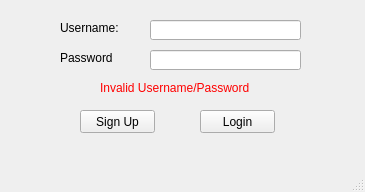
<?xml version="1.0" encoding="UTF-8"?>
<ui version="4.0">
 <class>LoginWindowClass</class>
 <widget class="QMainWindow" name="LoginWindowClass">
  <property name="geometry">
   <rect>
    <x>0</x>
    <y>0</y>
    <width>365</width>
    <height>192</height>
   </rect>
  </property>
  <property name="windowTitle">
   <string>Sc2Ai Manager Login</string>
  </property>
  <widget class="QWidget" name="centralwidget">
   <widget class="QLineEdit" name="UsernameEntry">
    <property name="geometry">
     <rect>
      <x>150</x>
      <y>20</y>
      <width>151</width>
      <height>20</height>
     </rect>
    </property>
   </widget>
   <widget class="QLabel" name="label">
    <property name="geometry">
     <rect>
      <x>60</x>
      <y>20</y>
      <width>71</width>
      <height>16</height>
     </rect>
    </property>
    <property name="text">
     <string>Username:</string>
    </property>
   </widget>
   <widget class="QLabel" name="label_2">
    <property name="geometry">
     <rect>
      <x>60</x>
      <y>50</y>
      <width>71</width>
      <height>16</height>
     </rect>
    </property>
    <property name="text">
     <string>Password</string>
    </property>
   </widget>
   <widget class="QLineEdit" name="PasswordEntry">
    <property name="geometry">
     <rect>
      <x>150</x>
      <y>50</y>
      <width>151</width>
      <height>20</height>
     </rect>
    </property>
    <property name="echoMode">
     <enum>QLineEdit::Password</enum>
    </property>
   </widget>
   <widget class="QPushButton" name="LoginButton">
    <property name="geometry">
     <rect>
      <x>200</x>
      <y>110</y>
      <width>75</width>
      <height>23</height>
     </rect>
    </property>
    <property name="text">
     <string>Login</string>
    </property>
   </widget>
   <widget class="QPushButton" name="SignUpButton">
    <property name="geometry">
     <rect>
      <x>80</x>
      <y>110</y>
      <width>75</width>
      <height>23</height>
     </rect>
    </property>
    <property name="text">
     <string>Sign Up</string>
    </property>
   </widget>
   <widget class="QLabel" name="ErrorLabel">
    <property name="geometry">
     <rect>
      <x>100</x>
      <y>80</y>
      <width>171</width>
      <height>16</height>
     </rect>
    </property>
    <property name="text">
     <string>&lt;html&gt;&lt;head/&gt;&lt;body&gt;&lt;p&gt;&lt;span style=&quot; color:#ff0000;&quot;&gt;Invalid Username/Password&lt;/span&gt;&lt;/p&gt;&lt;/body&gt;&lt;/html&gt;</string>
    </property>
   </widget>
  </widget>
  <widget class="QMenuBar" name="menubar">
   <property name="geometry">
    <rect>
     <x>0</x>
     <y>0</y>
     <width>365</width>
     <height>26</height>
    </rect>
   </property>
  </widget>
  <widget class="QStatusBar" name="statusbar"/>
 </widget>
 <resources/>
 <connections/>
</ui>
